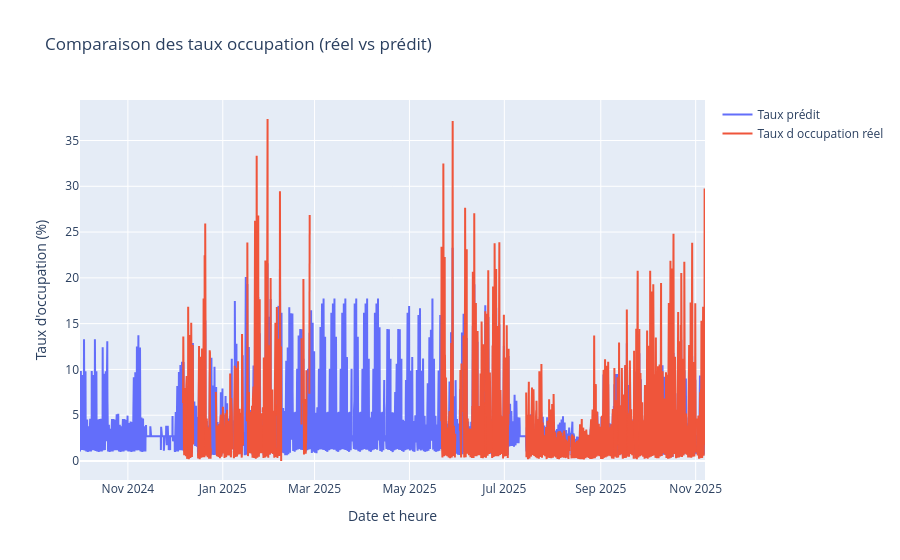

The notebook cell saved with this chart:
### Code cell
fig = go.Figure()
fig.add_trace(go.Scatter(
    x=df_final['Date et heure de comptage'],
    y=predictions_all_occ,
    mode='lines',
    name='Taux prédit'
))
fig.add_trace(go.Scatter(
    x=df_final['Date et heure de comptage'],
    y=df_final[target_occ],
    mode='lines',
    name='Taux d occupation réel'
))

fig.update_layout(
    title="Comparaison des taux occupation (réel vs prédit)",
    xaxis_title="Date et heure",
    yaxis_title="Taux d'occupation (%)",
    hovermode='x unified'
)

fig.show()

### Figure 1 — Plotly figure (JSON) as saved in the notebook; plotly's stock layout.template omitted (floating-point values rounded to 4 significant figures; data arrays with more than 128 entries replaced by an {"elided": "..."} marker saying what was removed)
{"data": [{"mode": "lines", "name": "Taux prédit", "type": "scatter", "x": {"elided": "9644 str values"}, "y": {"elided": "9644 float values"}}, {"mode": "lines", "name": "Taux d occupation réel", "type": "scatter", "x": {"elided": "9644 str values"}, "y": {"elided": "9644 float values"}}], "layout": {"hovermode": "x unified", "title": {"text": "Comparaison des taux occupation (réel vs prédit)"}, "xaxis": {"title": {"text": "Date et heure"}}, "yaxis": {"title": {"text": "Taux d'occupation (%)"}}}}
